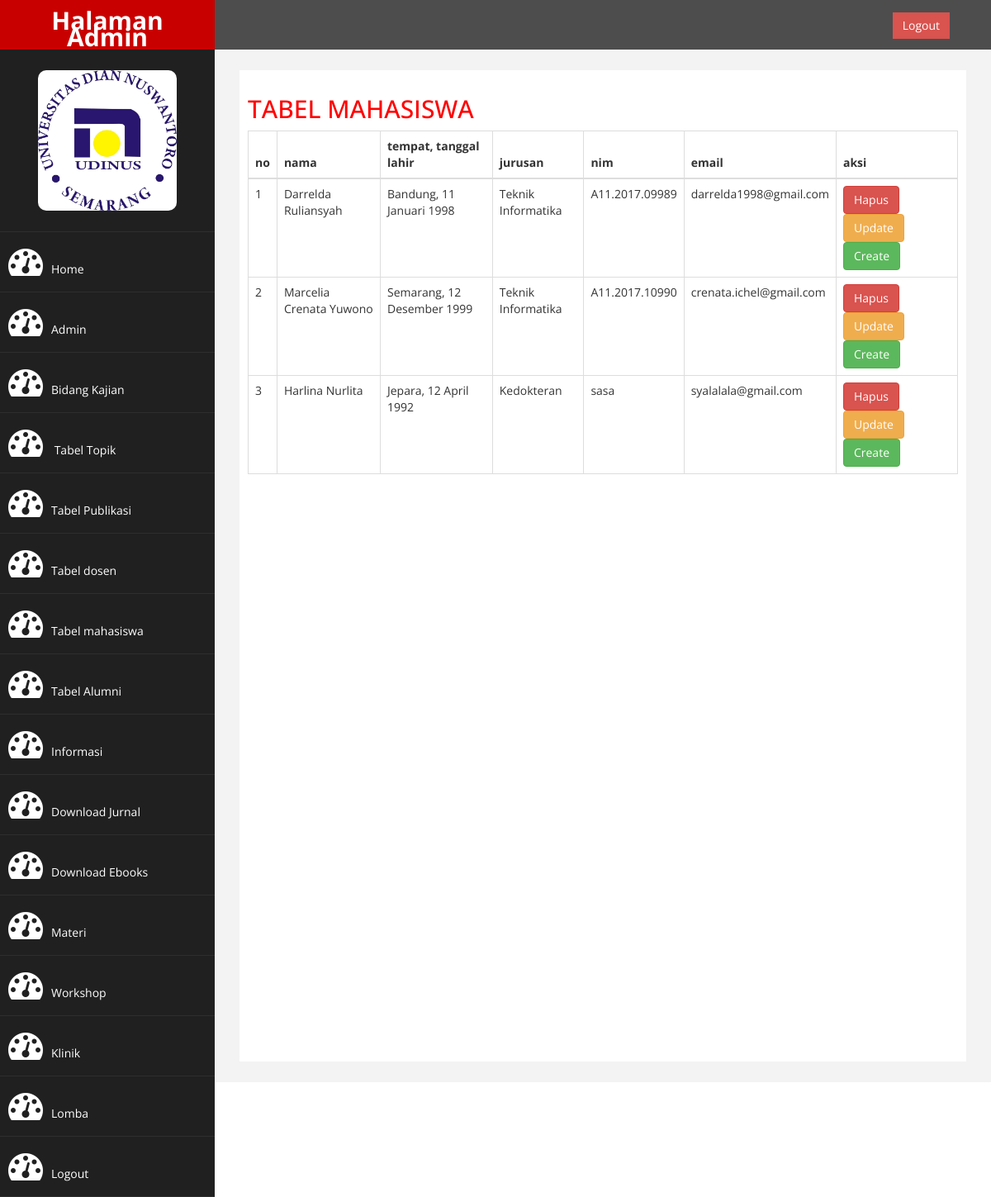
Page /admin/index.php?halaman=mahasiswa (signed in) on the committed database.
### tables this page shows
CREATE TABLE IF NOT EXISTS `mahasiswa` (
`id` int(11) NOT NULL,
  `nama` varchar(150) NOT NULL,
  `tempat_tgl_lahir` varchar(150) NOT NULL,
  `jurusan` varchar(100) NOT NULL,
  `nim` varchar(50) NOT NULL,
  `email` varchar(50) NOT NULL
);

### admin/mahasiswa.php (the view, shortened to what this page needs)
<h2>TABEL MAHASISWA</h2>
<table class="table table-bordered">
	<thead>
		<tr>
			<th>no</th>
			<th>nama</th>
			<th>tempat, tanggal lahir</th>
			<th>jurusan</th>
			<th>nim</th>
			<th>email</th>
			<th>aksi</th>
		</tr>
	</thead>
	<tbody>
		<?php  $nomor = 1; ?>
		<?php
			$ambil=$koneksi->query("SELECT * FROM mahasiswa");
		?>
		<?php
			while($pecah=mysqli_fetch_assoc($ambil)){
		?>
		<tr>
			<td><?php echo $nomor; ?></td>
			<td><?php echo $pecah['nama']; ?></td>
			<td><?php echo $pecah['tempat_tgl_lahir']; ?></td>
			<td><?php echo $pecah['jurusan']; ?></td>
			<td><?php echo $pecah['nim']; ?></td>
			<td><?php echo $pecah['email']; ?></td>
			<td>
				<a href="proses-delete-mahasiswa.php?id=<?php echo $pecah['id'] ?>" class="btn-danger btn">Hapus</a>
				<a href="form-update-mahasiswa.php?id=<?php echo $pecah['id'] ?>" class="btn-warning btn">Update</a>
				<a href="" class="btn-success btn" data-toggle="modal" data-target="#create">Create</a>
			</td>
		</tr>
		<?php $nomor++; ?>
		<?php } ?>
	</tbody>
</table>

### admin/assets/css/custom.css (style rules this page uses)
body { font-family: 'Open Sans', sans-serif; }
h2 { color: #f00; }

### rows in the picture
mahasiswa: nama "Darrelda Ruliansyah", tempat_tgl_lahir "Bandung, 11 Januari 1998", jurusan "Teknik Informatika", nim "A11.2017.09989", email "darrelda1998@gmail.com"
mahasiswa: nama "Marcelia Crenata Yuwono", tempat_tgl_lahir "Semarang, 12 Desember 1999", jurusan "Teknik Informatika", nim "A11.2017.10990", email "crenata.ichel@gmail.com"
mahasiswa: nama "Harlina Nurlita", tempat_tgl_lahir "Jepara, 12 April 1992", jurusan "Kedokteran", nim "sasa", email "syalalala@gmail.com"
